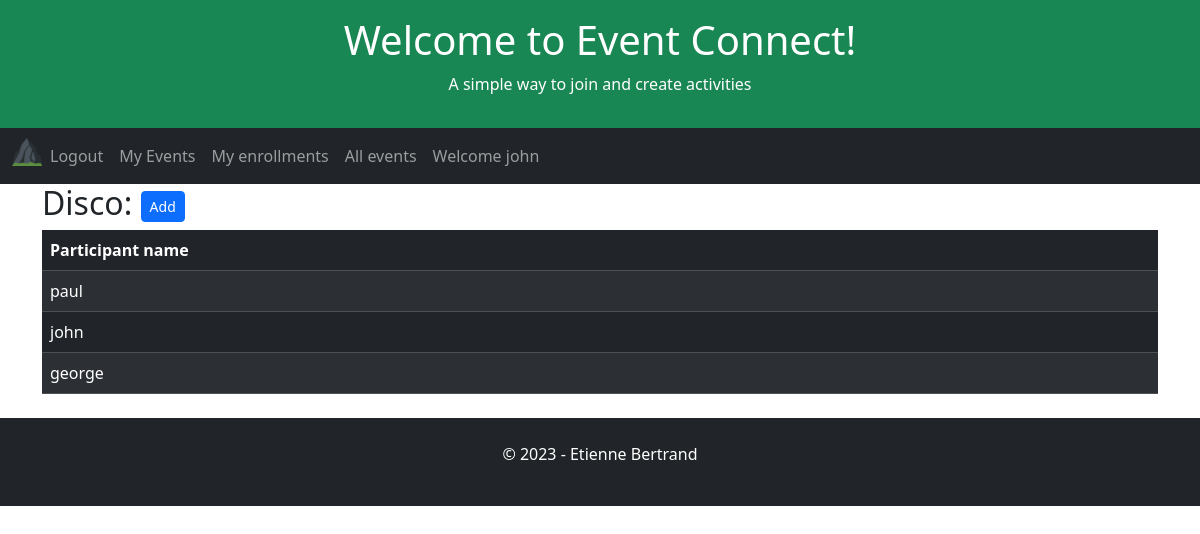
Screenshot of /event-enrollment/6 (signed in) with the database file from the repository.
### app/models.py (models this page shows, shortened)
class User(UserMixin, db.Model):
    id = db.Column(db.Integer, primary_key=True)
    username = db.Column(db.String(64), index=True, unique=True)
    email = db.Column(db.String(120), index=True, unique=True)
    password_hash = db.Column(db.String(128))

class Event(db.Model):
    id = db.Column(db.Integer, primary_key=True)
    user_id = db.Column(db.Integer, db.ForeignKey('user.id', name='fk_event_user'), nullable=False)
    title = db.Column(db.String(255), nullable=False)
    date = db.Column(db.DateTime, index=True, default=datetime.utcnow)

class Enrollment(db.Model):
    id = db.Column(db.Integer, primary_key=True)
    user_id = db.Column(db.Integer, db.ForeignKey('user.id', name='fk_enrollment_user'), nullable=False)
    event_id = db.Column(db.Integer, db.ForeignKey('event.id', name='fk_enrollment_event'), nullable=False)
    date = db.Column(db.DateTime, index=True, default=datetime.utcnow)

### app/routes.py (the view)
@app.route('/event-enrollment', methods=['GET'])
@app.route('/event-enrollment/<event_id>', methods=['GET'])
@login_required
def eventEnrollments(event_id=0):
    global appName, appSlogan, appTitle, db
    eventEnrollments = db.session.query(
        Enrollment.id,
        Event.title,
        Event.date,
        User.username.label('enroller'),
    ).outerjoin(User, User.id == Enrollment.user_id
    ).outerjoin(Event, Enrollment.event_id == Event.id
    ).filter(Event.id == event_id
    ).all()
    eventTitle = eventEnrollments[0].title
    return render_template(
        'event-enrollments.html',
        appName=appName,
        appTitle=appTitle,
        appSlogan=appSlogan,
        eventTitle=eventTitle,
        eventEnrollments=eventEnrollments,
        )

### app/__init__.py (called while the page is built)
    def _fk_pragma_on_connect(dbapi_con, con_record):  # noqa
        dbapi_con.execute('pragma foreign_keys=ON')

### app/models.py (called while the page is built)
@login.user_loader
def load_user(id):
    return User.query.get(int(id))

### app/templates/event-enrollments.html
{% extends "home.html" %}
{% block content %}
    <h2>{{ eventTitle }}: <button type="button" class="btn btn-primary btn-sm">Add</button></h2>
        <table class="table table-dark table-hover table-striped table-responsive-sm">
            <thead>
            <tr>
                <th>Participant name</th>
            </tr>
            </thead>
            <tbody>
                {% for enrollment in eventEnrollments %}
                    <tr>
                        <td>{{ enrollment.enroller }}</td>
                    </tr>
                {% endfor %}
            </tbody>
        </table>
{% endblock %}

### app/templates/home.html (shortened to what this page needs)
<!DOCTYPE html>
<html lang="en">
<head>
    <link href="https://cdn.jsdelivr.net/npm/bootstrap@5.3.2/dist/css/bootstrap.min.css" rel="stylesheet">
</head>
<body>
    <div class="p-3 bg-success text-white text-center">
    {% if appTitle %}
        <h1>{{ appTitle }}</h1>
        {% else %}
        <h1>hard coded appTitle xyz</h1>
    {% endif %}
    {% if appSlogan %}
        <p>{{ appSlogan }}</p>
        {% else %}
        <p>hard coded appSlogan xyz</p>
    {% endif %}
    </div>
    <nav class="navbar navbar-expand-lg bg-dark navbar-dark">
        <div class="container-fluid">
            <div class="collapse navbar-collapse" id="navbarNav">
            <ul class="navbar-nav">
                <li class="nav-item">
                    <a class="nav-brand" href="{{ url_for('index') }}">
                        <img src="{{ url_for('static', filename='/favicon_io/favicon-32x32.png') }}" width="30" height="30" alt="">
                    </a>
                </li>
                {% if current_user.is_anonymous %}
                <li class="nav-item">
                <a class="nav-link" href="{{ url_for('login') }}">Login</a>
                </li>
                <li class="nav-item">
                    <a class="nav-link" href="{{ url_for('register') }}">Subscribe</a>
                </li>
                {% else %}
                <li class="nav-item">
                    <a class="nav-link" href="{{ url_for('logout') }}">Logout</a>
                </li>
                <li class="nav-item">
                    <a class="nav-link" href="{{ url_for('userEvents') }}">My Events</a>
                </li>
                <li class="nav-item">
                    <a class="nav-link" href="{{ url_for('userEnrollments') }}">My enrollments</a>
                <li class="nav-item">
                    <a class="nav-link" href="{{ url_for('allEvents') }}">All events</a>
                </li>
                <li class="nav-item">
                    <a class="nav-link" href="{{ url_for('index') }}">Welcome {{ current_user.username }}</a>
                </li>
                {% endif %}
            </ul>
            </div>
        </div>
    </nav>
    <div class="container">
        {% block content %}{% endblock %}
    </div>
    <div class="mt-4 p-4 bg-dark text-white text-center">
    <p>© 2023 - Etienne Bertrand</p>
    </div>
</body>
</html>

### rows the page displays
User: username "john"
Event: title "Disco"
Enrollment: enroller "paul"
Enrollment: enroller "john"
Enrollment: enroller "george"

### other values shown
{{ appTitle }} "Welcome to Event Connect!"
{{ appSlogan }} "A simple way to join and create activities"
